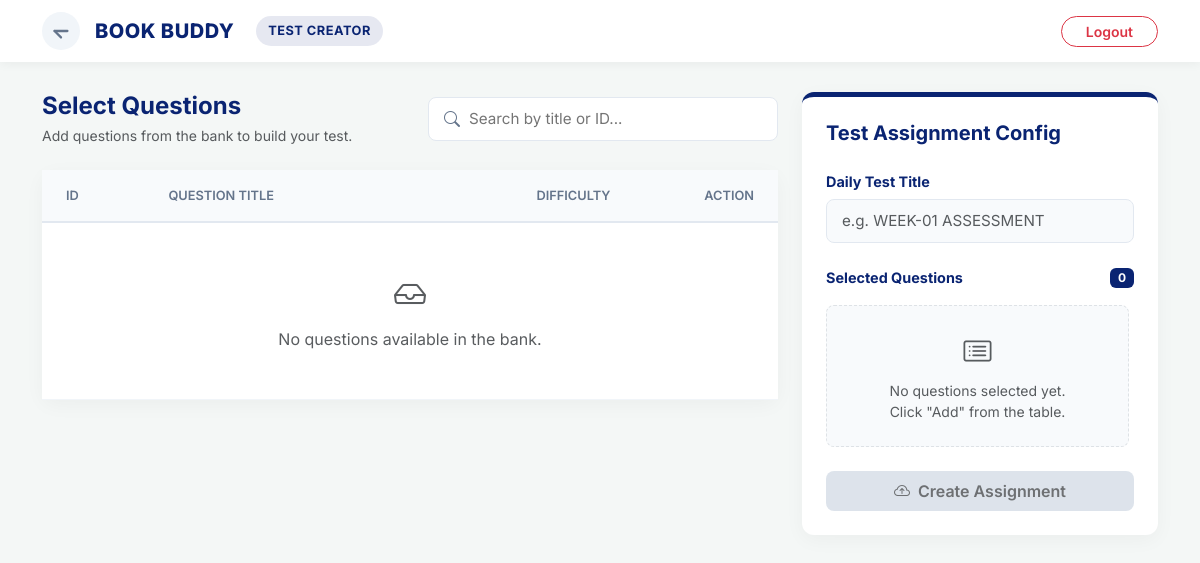
/create_test, run on an earlier commit of the app's database.
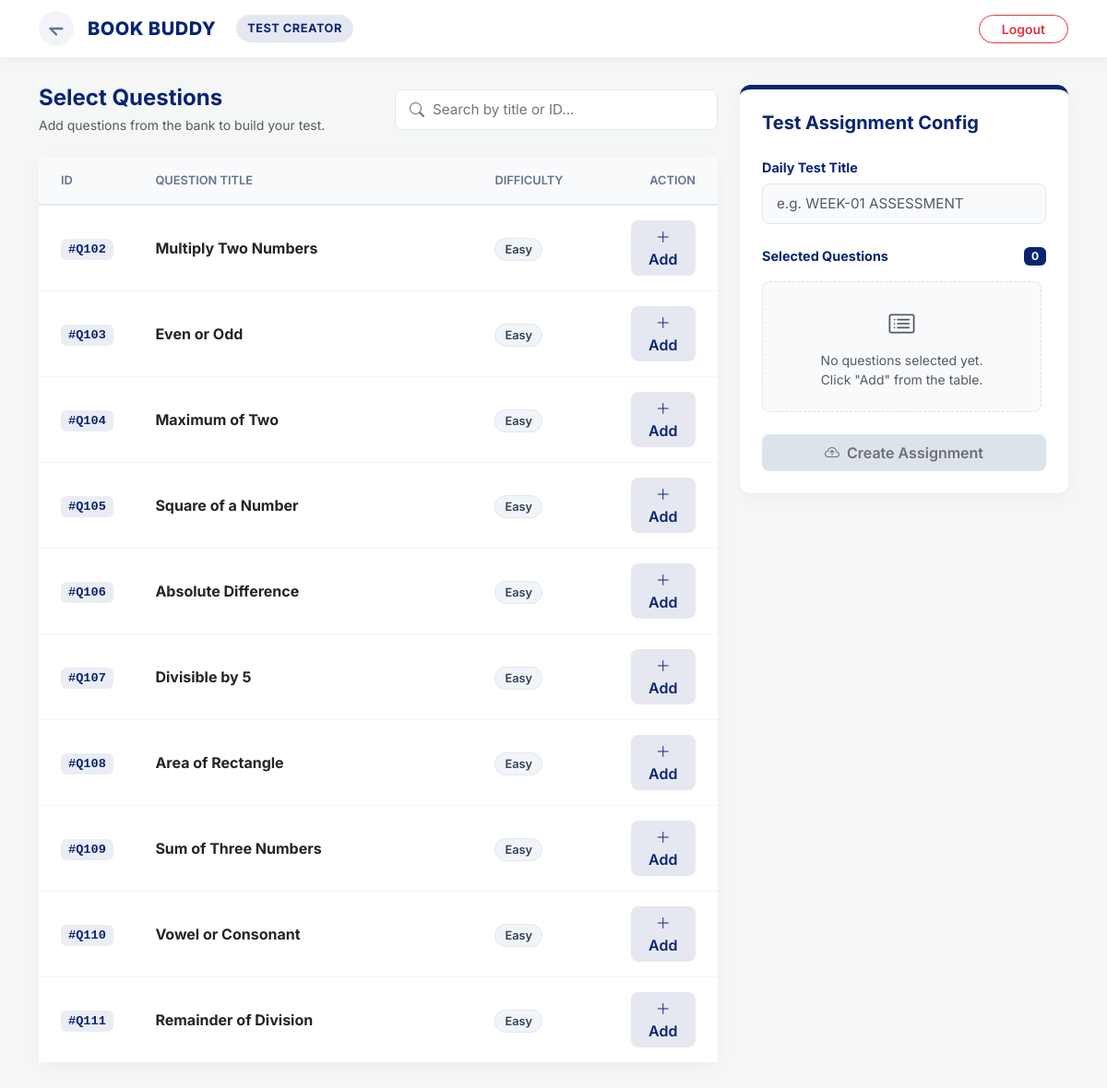
And on a later commit of the database.
### app.py (models this page shows)
class Question(db.Model):
    id = db.Column(db.Integer, primary_key=True)
    question_id = db.Column(db.String(20))
    title = db.Column(db.String(200))
    description = db.Column(db.Text)
    input_format = db.Column(db.Text)
    output_format = db.Column(db.Text)
    constraints = db.Column(db.Text)
    explanation = db.Column(db.Text)
    difficulty = db.Column(db.String(20))
    test_cases = db.relationship('TestCase', backref='question', lazy=True, cascade='all, delete-orphan')

### app.py (the view)
@app.route('/create_test', methods=['GET', 'POST'])
def create_test():
    return render_template('create_test.html', questions=Question.query.all(), tests=Testmaintain.query.all())

### app.py (called while the page is built)
def ist_now():
    return datetime.now(ist).replace(tzinfo=None)

@app.context_processor
def inject_now():
    return {'now': ist_now()}

### templates/create_test.html (shortened to what the changed rows need)
<!DOCTYPE html>
<html lang="en">
<head>
    <link href="https://cdn.jsdelivr.net/npm/bootstrap@5.3.0/dist/css/bootstrap.min.css" rel="stylesheet">
    <link rel="stylesheet" href="https://cdn.jsdelivr.net/npm/bootstrap-icons@1.11.1/font/bootstrap-icons.css">
</head>
<body>
    <nav class="navbar sticky-top">
        <div class="container d-flex justify-content-between align-items-center">
            <div class="d-flex align-items-center">
                <a class="brand-wrapper" href="/admin">
                    <h2 class="brand-name d-none d-sm-block">BOOK BUDDY</h2>
                </a>
            </div>
        </div>
    </nav>
    <main class="container">
        <div class="row g-4">
            <div class="col-lg-8">
                <div class="d-flex flex-column flex-md-row justify-content-between align-items-md-center mb-4 gap-3">
                    <div>
                        <h2 class="h4 mb-1 fw-bold" style="color: var(--brand-navy);">Select Questions</h2>
                    </div>
                </div>
                <div class="card">
                    <div class="table-responsive">
                        <table id="question_table" class="table align-middle mb-0">
                            <thead>
                                <tr>
                                    <th class="ps-4" style="width: 15%;">ID</th>
                                    <th style="width: 50%;">Question Title</th>
                                    <th style="width: 20%;">Difficulty</th>
                                    <th class="text-end pe-4" style="width: 15%;">Action</th>
                                </tr>
                            </thead>
                            <tbody>
                                {% for q in questions %}
                                <tr>
                                    <td class="ps-4">
                                        <span class="ref-tag">#{{ q.question_id }}</span>
                                    </td>
                                    <td>
                                        <span class="fw-bold text-dark">{{ q.title }}</span>
                                    </td>
                                    <td>
                                        <span class="diff-badge">{{ q.difficulty|default('Easy') }}</span>
                                    </td>
                                    <td class="text-end pe-4">
                                        <button type="button" id="add-btn-{{ q.id }}" class="btn-add" onclick="addToQueue('{{ q.id }}', '{{ q.title|replace('\'', '\\\'') }}', '{{ q.question_id }}')" title="Add to Test">
                                            <i class="bi bi-plus-lg"></i> Add
                                        </button>
                                    </td>
                                </tr>
                                {% else %}
                                <tr>
                                    <td colspan="4" class="text-center py-5 text-muted">
                                        <i class="bi bi-inbox fs-2 mb-2 d-block"></i>
                                        No questions available in the bank.
                                    </td>
                                </tr>
                                {% endfor %}
                            </tbody>
                        </table>
                    </div>
                </div>
            </div>
        </div>
    </main>
</body>
</html>

What changed in the data, as far as the page shows it:
added Question: question_id "Q102", title "Multiply Two Numbers", difficulty "Easy"
added Question: question_id "Q103", title "Even or Odd", difficulty "Easy"
added Question: question_id "Q104", title "Maximum of Two", difficulty "Easy"
added Question: question_id "Q105", title "Square of a Number", difficulty "Easy"
added Question: question_id "Q106", title "Absolute Difference", difficulty "Easy"
added Question: question_id "Q107", title "Divisible by 5", difficulty "Easy"
added Question: question_id "Q108", title "Area of Rectangle", difficulty "Easy"
added Question: question_id "Q109", title "Sum of Three Numbers", difficulty "Easy"
added Question: question_id "Q110", title "Vowel or Consonant", difficulty "Easy"
added Question: question_id "Q111", title "Remainder of Division", difficulty "Easy"
Also different on the page:
text no longer shown: "No questions available in the bank."
